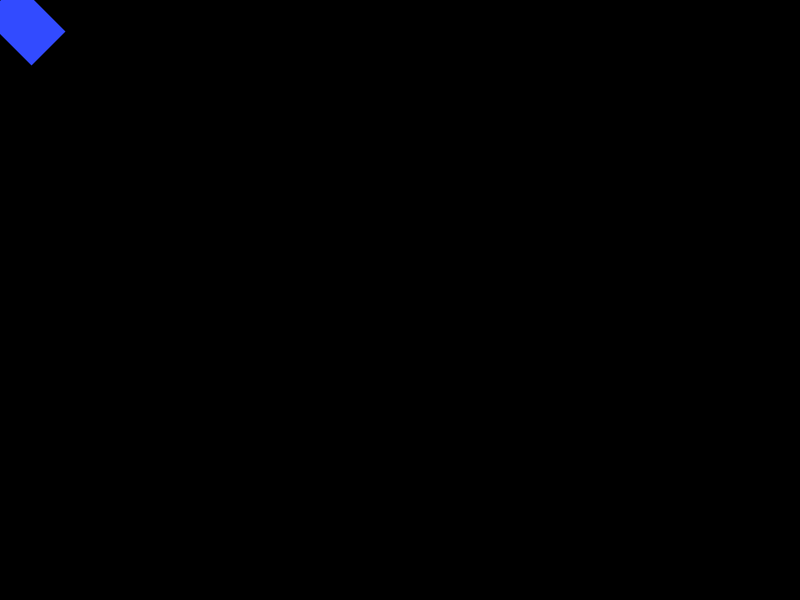
Frame 1 (no input)
Frame 60 (the mouse pressed at the canvas centre just before this capture): identical to frame 1, image omitted
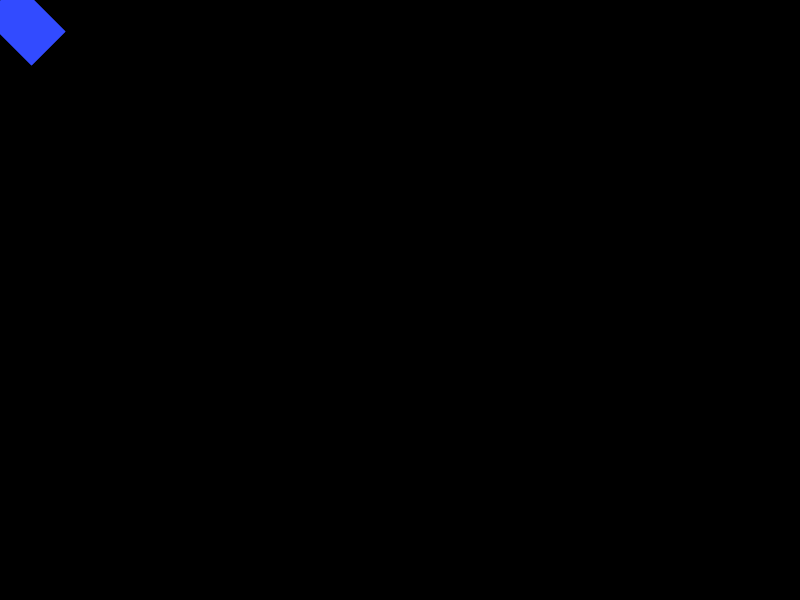
Frame 120 (the mouse held since frame 60 and released just before this capture)

The Processing sketch that drew these frames (run headless with seeded random() and noise(); from frame 60 on, the mouse is pressed at the canvas centre):

// Processing sketch: tapesbySage
// ── tapesbySage.pde
// Sage tarafından yazılmış çizim aracı.
// Her fare hareketi yeni bir şerit (tape) çizer; her tıklamada renk değişir.

int x1, y1, x2, y2; // Aktif çizginin başlangıç ve bitiş koordinatları
ArrayList<Tape> cyanTapes; // Tamamlanan tüm şeritler
color rColour; // Aktif çizginin rengi

void setup() {
  size(800, 600);
  colorMode(HSB, 360, 100, 100); // HSB renk modu: renk geçişleri için ideal
  strokeWeight(48);
  strokeCap(SQUARE);
  x1 = 48;
  y1 = 48;
  cyanTapes = new ArrayList<>();
  rColour = color(random(360), 80, 100); // Rastgele başlangıç rengi
}

void draw() {
  background(0);

  // Kaydedilmiş tüm şeritleri çiz
  for (Tape tape : cyanTapes) {
    tape.draw();
  }

  // Aktif çizgiyi (henüz tamamlanmamış) göster
  stroke(rColour);
  line(x1, y1, x2, y2);
}

// Fare tıklandığında mevcut çizgiyi şerit listesine ekle
void mousePressed() {
  cyanTapes.add(new Tape(x1, y1, x2, y2, rColour));
}

// Fare hareket ettikçe aktif çizginin ucu fareyi takip et
void mouseMoved() {
  x2 = mouseX;
  y2 = mouseY;
}

// Fare bırakıldığında rengi değiştir ve yeni başlangıç noktasını ayarla
void mouseReleased() {
  rColour = color(random(360), 80, 100);
  x1 = mouseX;
  y1 = mouseY;
}

// Tek bir şerit: koordinatları ve rengi saklar, çizimi üstlenir
class Tape {
  int x1, y1, x2, y2;
  color colour;

  Tape(int x1, int y1, int x2, int y2, color colour) {
    this.x1 = x1;
    this.x2 = x2;
    this.y1 = y1;
    this.y2 = y2;
    this.colour = colour;
  }

  void draw() {
    stroke(colour);
    line(x1, y1, x2, y2);
  }
}
